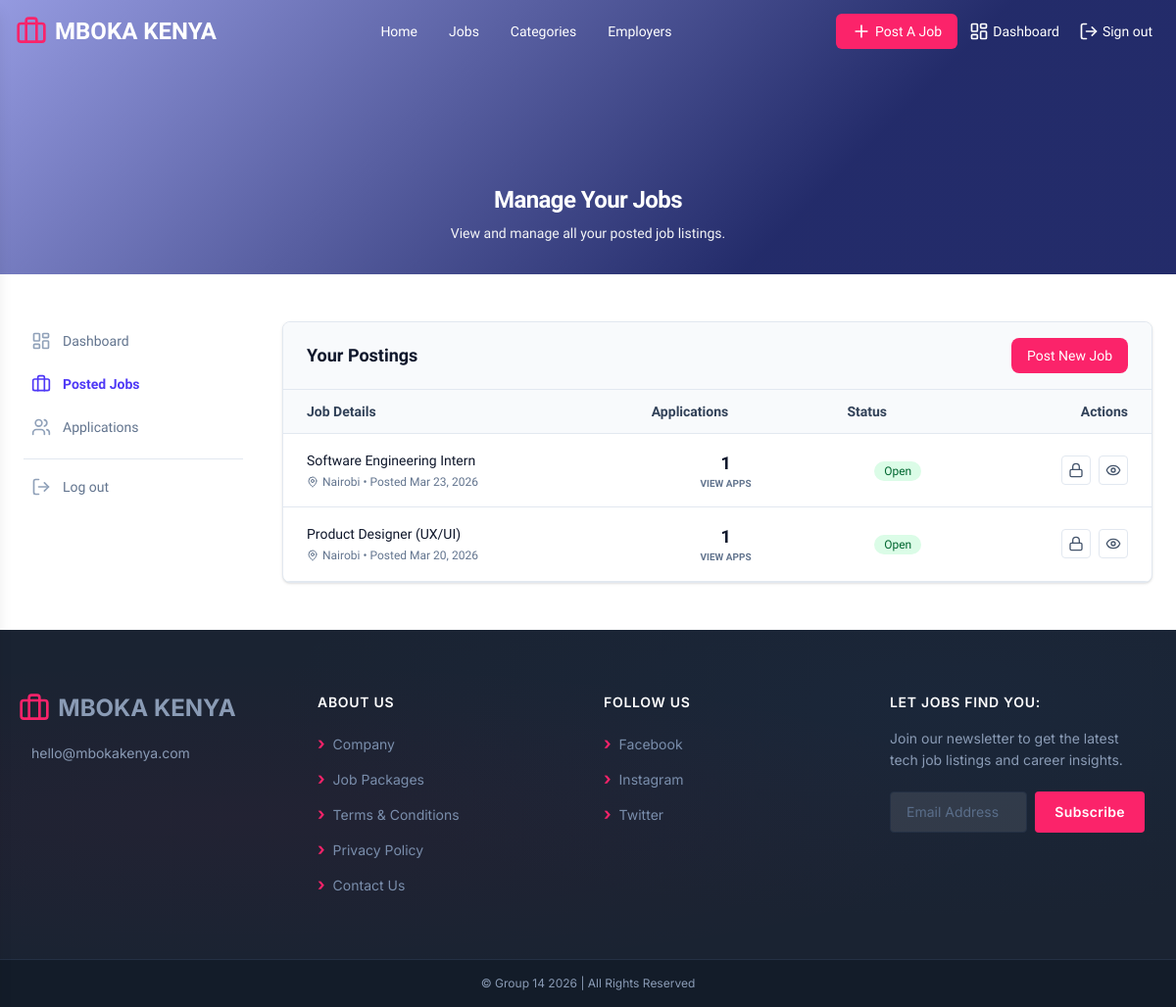
The page /employer/jobs (signed in) on the database its author committed.
### tables this page shows
CREATE TABLE jobs (
    job_id      INT AUTO_INCREMENT PRIMARY KEY,
    employer_id INT NOT NULL,
    title       VARCHAR(200) NOT NULL,
    category_id INT,
    location    VARCHAR(100),
    job_type    ENUM('Full Time','Part Time','Internship','Contract','Remote','Freelance','Temporary') DEFAULT 'Full Time',
    salary_min  DECIMAL(10,2),
    salary_max  DECIMAL(10,2),
    description TEXT NOT NULL,
    featured    TINYINT(1) DEFAULT 0,
    status      ENUM('open','closed') DEFAULT 'open',
    deadline    DATE,
    created_at  DATETIME DEFAULT CURRENT_TIMESTAMP,
    FOREIGN KEY (employer_id) REFERENCES users(user_id) ON DELETE CASCADE,
    FOREIGN KEY (category_id) REFERENCES job_categories(category_id) ON DELETE SET NULL
);

### views/employer/jobs.php (the view, shortened to what this page needs)
<?php
$uid = (int)$_SESSION['user_id'];
$db = getDB();
$stmt = $db->prepare("
    SELECT j.*,
           (SELECT COUNT(*) FROM applications WHERE job_id = j.job_id) as app_count
    FROM jobs j
    WHERE j.employer_id = ?
    ORDER BY j.created_at DESC
");
$stmt->execute([$uid]);
$allJobs = $stmt->fetchAll();
include_once __DIR__ . '/../partials/header.php';
?>
<section class="relative w-full overflow-hidden" style="height:280px;">
    <div class="absolute inset-0" style="background: linear-gradient(135deg, #8b91dd 0%, #10195d 70%, #10195d 100%); opacity:0.92;"></div>
    <div class="absolute inset-0 flex flex-col items-center justify-end z-10 pb-8">
        <h1 class="text-2xl font-bold text-white mb-2 tracking-tight text-center">Manage Your Jobs</h1>
        <p class="text-gray-100 text-sm text-center">View and manage all your posted job listings.</p>
    </div>
</section>
<div class="max-w-7xl w-full mx-auto px-6 py-12 flex flex-col lg:flex-row gap-10 items-start">
    <?php include_once __DIR__ . '/../partials/sidebar.php'; ?>
    <main class="flex-1 min-w-0 w-full">
        <div class="bg-white rounded-lg border border-slate-200 overflow-hidden shadow-sm">
            <div class="px-6 py-4 border-b border-slate-200 bg-slate-50 flex justify-between items-center">
                <h2 class="text-lg font-semibold text-slate-900">Your Postings</h2>
                <a href="/post-a-job" class="bg-[#fb236a] text-white px-4 py-2 rounded-lg text-sm font-medium hover:bg-[#fb236a]/90 transition-colors">Post New Job</a>
            </div>
            <?php if (count($allJobs) > 0): ?>
                <div class="overflow-x-auto">
                    <table class="w-full text-sm">
                        <thead class="bg-slate-50 border-b border-slate-200">
                            <tr>
                                <th class="px-6 py-3 text-left font-semibold text-slate-700">Job Details</th>
                                <th class="px-6 py-3 text-left font-semibold text-slate-700 text-center">Applications</th>
                                <th class="px-6 py-3 text-left font-semibold text-slate-700 text-center">Status</th>
                                <th class="px-6 py-3 text-right font-semibold text-slate-700">Actions</th>
                            </tr>
                        </thead>
                        <tbody>
                            <?php foreach ($allJobs as $job):
                                $statusColor = $job['status'] === 'open' ? 'bg-green-100 text-green-800' : 'bg-slate-100 text-slate-800';
                            ?>
                                <tr class="border-b border-slate-200 hover:bg-slate-50 transition-colors">
                                    <td class="px-6 py-4">
                                        <div class="font-medium text-slate-900"><?php echo htmlspecialchars($job['title']); ?></div>
                                        <div class="text-xs text-slate-500 mt-1 flex items-center gap-1">
                                            <i data-lucide="map-pin" class="w-3 h-3"></i>
                                            <?php echo htmlspecialchars($job['location']); ?> • Posted <?php echo date('M d, Y', strtotime($job['created_at'])); ?>
                                        </div>
                                    </td>
                                    <td class="px-6 py-4 text-center">
                                        <a href="/employer/applications?job_id=<?php echo $job['job_id']; ?>" class="inline-flex flex-col items-center group">
                                            <span class="text-lg font-bold text-slate-900 group-hover:text-[#fb236a]"><?php echo $job['app_count']; ?></span>
                                            <span class="text-[10px] uppercase font-semibold text-slate-500">View Apps</span>
                                        </a>
                                    </td>
                                    <td class="px-6 py-4 text-center">
                                        <span class="inline-flex items-center px-2.5 py-0.5 rounded-full text-xs font-medium <?php echo $statusColor; ?>">
                                            <?php echo ucfirst($job['status']); ?>
                                        </span>
                                    </td>
                                    <td class="px-6 py-4 text-right">
                                        <div class="flex justify-end gap-2">
                                            <form action="/php/functions/jobs.php" method="POST" class="inline">
                                                <button type="submit" class="p-1.5 rounded border border-slate-200 text-slate-600 hover:bg-slate-50" title="<?php echo $job['status'] === 'open' ? 'Close Posting' : 'Reopen Posting'; ?>">
                                                    <i data-lucide="<?php echo $job['status'] === 'open' ? 'lock' : 'unlock'; ?>" class="w-4 h-4"></i>
                                                </button>
                                            </form>
                                            <a href="/jobs/<?php echo $job['job_id']; ?>" class="p-1.5 rounded border border-slate-200 text-slate-600 hover:bg-slate-50" title="View Listing">
                                                <i data-lucide="eye" class="w-4 h-4"></i>
                                            </a>
                                        </div>
                                    </td>
                                </tr>
                            <?php endforeach; ?>
                        </tbody>
                    </table>
                </div>
            <?php endif; ?>
        </div>
    </main>
</div>
<?php include_once __DIR__ . '/../partials/footer.php'; ?>

### index.php (shortened to what this page needs)
<?php
$routes = [
    ['GET',  '/',               'views/home.php',           null],
    ['GET',  '/dashboard',      null,                       'handleDashboardRedirect'],
    ['GET',  '/jobs',           'views/jobs.php',           null],
    ['GET',  '/categories',           'views/categories.php',           null],
    ['GET',  '/jobs/:id',       'views/job-single.php',     null],
    ['GET',  '/employers',      'views/employers.php',      null],
    ['GET',  '/post-a-job',     'views/post-a-job.php',     'requireEmployerWithProfile'],
    ['POST', '/post-a-job',     'php/functions/store-job.php', 'requireEmployerWithProfile'],
    ['GET',  '/login',          'views/login.php',          'requireGuest'],
    ['POST', '/login',          'php/function/login.php',  'requireGuest'],
    ['GET',  '/register',       'views/register.php',       'requireGuest'],
    ['POST', '/register',       'php/functions/register.php', 'requireGuest'],
    ['GET',  '/seeker/dashboard',      'views/seeker/dashboard.php',      'requireSeekerWithProfile'],
    ['GET',  '/seeker/saved-jobs',      'views/seeker/saved-jobs.php',      'requireSeekerWithProfile'],
    ['GET',  '/seeker/applications',      'views/seeker/applications.php',      'requireSeekerWithProfile'],
    ['GET',  '/seeker/profile',      'views/seeker/profile.php',      'requireSeeker'],
    ['GET',  '/employer/dashboard',      'views/employer/dashboard.php',      'requireEmployerWithProfile'],
    ['GET',  '/employer/jobs',           'views/employer/jobs.php',           'requireEmployerWithProfile'],
    ['GET',  '/employer/applications',   'views/employer/applications.php',   'requireEmployerWithProfile'],
    ['GET',  '/employer/profile',      'views/employer/profile.php',      'requireEmployer'],
    ['GET',  '/admin/dashboard',      'views/admin/dashboard.php',      'requireAdmin'],
    ['GET',  '/admin/users',          'views/admin/users.php',          'requireAdmin'],
    ['GET',  '/admin/employers',      'views/admin/employers.php',      'requireAdmin'],
    ['GET',  '/admin/jobs',           'views/admin/jobs.php',           'requireAdmin'],
    ['GET',  '/admin/applications',   'views/admin/applications.php',   'requireAdmin'],
    ['GET',  '/admin/admins',         'views/admin/admins.php',         'requireAdmin'],
    ['GET',  '/admin/profile',      'views/admin/profile.php',      'requireAuth'],
    ['GET',  '/logout',         'php/functions/logout.php', 'requireAuth'],
];
$method  = $_SERVER['REQUEST_METHOD'];
$uri     = strtok($_SERVER['REQUEST_URI'], '?');
$uri     = rtrim($uri, '/') ?: '/';
foreach ($routes as [$routeMethod, $routePath, $view, $middleware]) {
    $pattern = preg_replace('#/:([^/]+)#', '/(?P<$1>[^/]+)', $routePath);
    $pattern = '#^' . $pattern . '$#';
    if ($method !== $routeMethod || !preg_match($pattern, $uri, $matches)) {
        continue;
    }
    include_once $view;
    break;
}

### rows shown on the page
jobs: title "Software Engineering Intern", location "Nairobi", created_at "Mar 23, 2026", app_count "1", status "Open"
jobs: title "Product Designer (UX/UI)", location "Nairobi", created_at "Mar 20, 2026", app_count "1", status "Open"

### other values the page prints
$link['label'] "Home"
$link['label'] "Jobs"
$link['label'] "Categories"
$link['label'] "Employers"
$link['text'] "Post A Job"
$link['text'] "Dashboard"
$link['text'] "Sign out"
$item['label'] "Dashboard"
$item['label'] "Posted Jobs"
$item['label'] "Applications"
